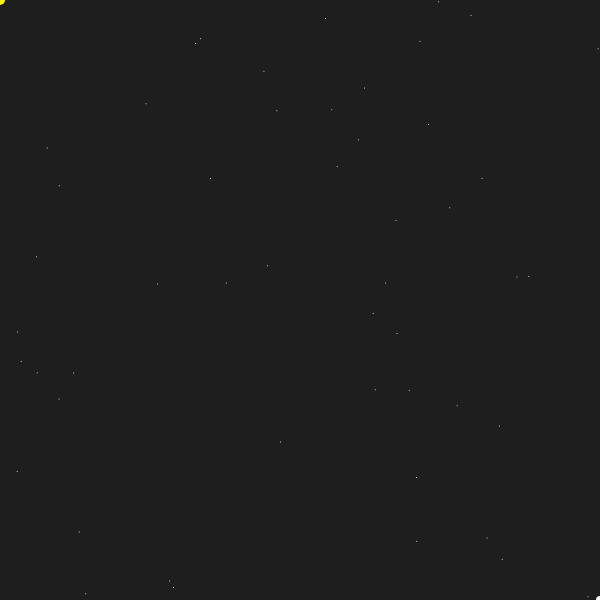
Frame 1 (no input)
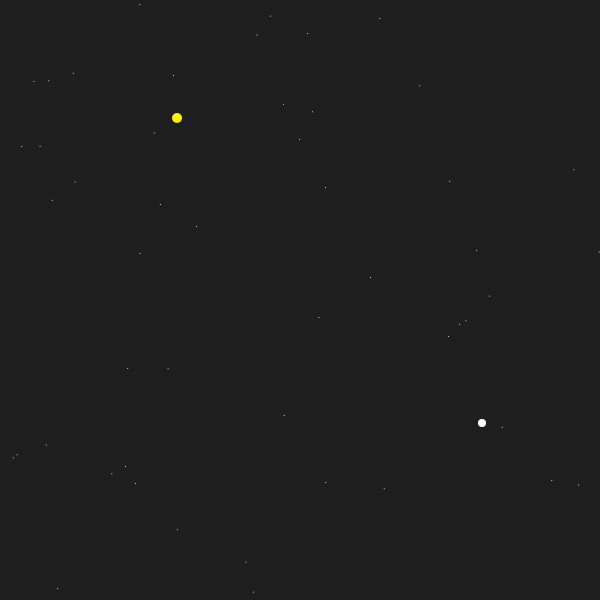
Frame 60 (no input)
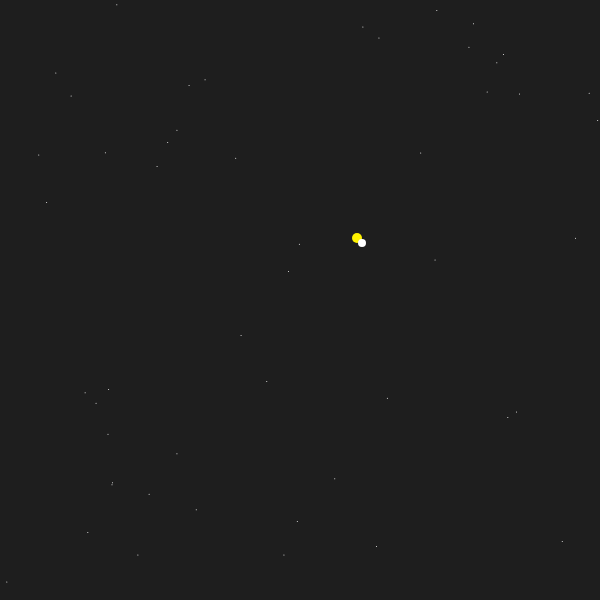
Frame 120 (the mouse pressed at the canvas centre since frame 60)

The p5.js sketch that drew these frames (run headless with seeded random() and noise() and a simulated clock; from frame 60 on, the mouse is pressed at the canvas centre):

// p5.js sketch
// ── sketch.js
// Step 1: Create a larger canvas for more shooting space
function setup() {
  createCanvas(600, 600); // Increased from 400x400 to 600x600
}

// Step 2: I’m starting with two stars, each with its own position
var x1 = 0;
var y1 = 0;

var x2 = 600;
var y2 = 600;

// Step 3: draw() runs continuously to animate the stars
function draw() {
  // Step 4: Set up the nighttime background
  background(30, 30, 30); // Dark charcoal gray

  // Step 5: Add a starry backdrop (random static stars)
  for (var i = 0; i < 50; i++) {
    fill(255);
    noStroke();
    ellipse(random(0, 600), random(0, 600), 1, 1); // match canvas size
  }

  // Step 6: First shooting star — moving down and right
  fill(255, 242, 0); // Bright yellow
  ellipse(x1, y1, 10, 10);
  x1 += 3; // Move right
  y1 += 2; // Move down

  // Step 7: Second shooting star — moving up and left
  fill(255); // White
  ellipse(x2, y2, 8, 8);
  x2 -= 2; // Move left
  y2 -= 3; // Move up
}
